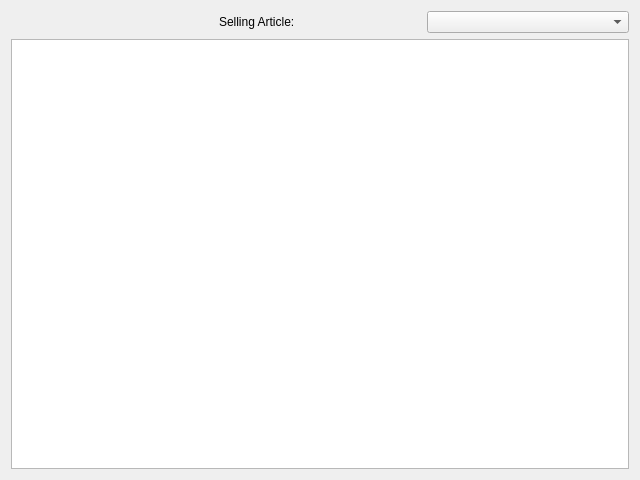
<?xml version="1.0" encoding="UTF-8"?>
<ui version="4.0">
 <class>articleComponentUi</class>
 <widget class="QWidget" name="articleComponentUi">
  <property name="geometry">
   <rect>
    <x>0</x>
    <y>0</y>
    <width>640</width>
    <height>480</height>
   </rect>
  </property>
  <property name="windowTitle">
   <string>Form</string>
  </property>
  <layout class="QGridLayout" name="gridLayout">
   <item row="0" column="0">
    <layout class="QVBoxLayout" name="toolLayout"/>
   </item>
   <item row="0" column="1">
    <widget class="QLabel" name="label">
     <property name="text">
      <string>Selling Article:</string>
     </property>
    </widget>
   </item>
   <item row="0" column="2">
    <widget class="simpleCombo" name="comboSelling"/>
   </item>
   <item row="1" column="0" colspan="3">
    <widget class="advancedTable" name="tableView">
     <property name="editTriggers">
      <set>QAbstractItemView::EditKeyPressed</set>
     </property>
     <property name="selectionMode">
      <enum>QAbstractItemView::SingleSelection</enum>
     </property>
     <property name="selectionBehavior">
      <enum>QAbstractItemView::SelectRows</enum>
     </property>
    </widget>
   </item>
  </layout>
 </widget>
 <customwidgets>
  <customwidget>
   <class>simpleCombo</class>
   <extends>QComboBox</extends>
   <header location="global">simplecombo.h</header>
  </customwidget>
  <customwidget>
   <class>advancedTable</class>
   <extends>QTableView</extends>
   <header>advancedtable.h</header>
  </customwidget>
 </customwidgets>
 <resources/>
 <connections>
  <connection>
   <sender>comboSelling</sender>
   <signal>activated(int)</signal>
   <receiver>articleComponentUi</receiver>
   <slot>sellingChanged()</slot>
   <hints>
    <hint type="sourcelabel">
     <x>475</x>
     <y>22</y>
    </hint>
    <hint type="destinationlabel">
     <x>319</x>
     <y>239</y>
    </hint>
   </hints>
  </connection>
 </connections>
 <slots>
  <slot>sellingChanged()</slot>
 </slots>
</ui>
